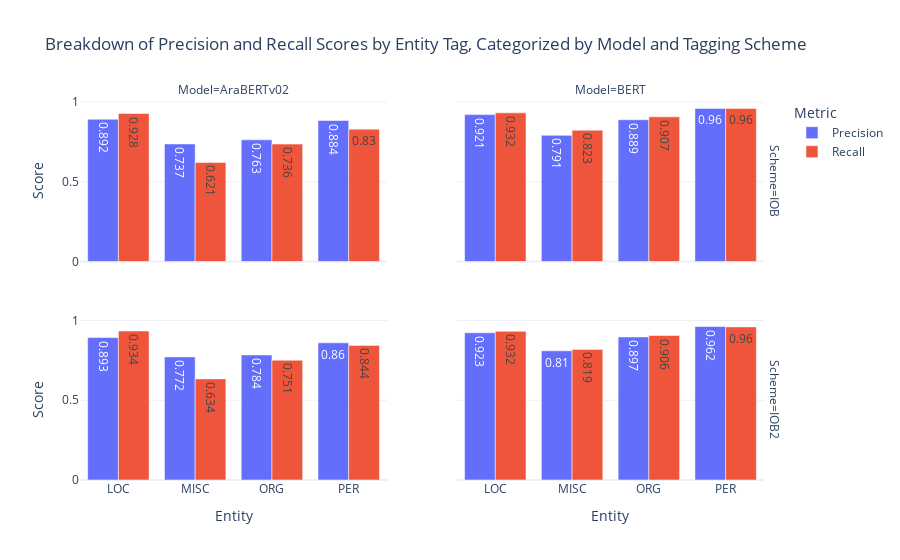

Notebook code cell kept with this figure:
### Code cell
# Confusion matrix heatmap example
report_bar = ReportBarChart(dash_data, mappings)
report_bar.visualize()

### Figure 1 — Plotly figure (JSON) as saved in the notebook; plotly's stock layout.template omitted (floating-point values rounded to 4 significant figures)
{"data": [{"alignmentgroup": "True", "hovertemplate": "Metric=Precision<br>Scheme=IOB<br>Model=AraBERTv02<br>Entity=%{x}<br>Score=%{text}<extra></extra>", "legendgroup": "Precision", "marker": {"color": "#636efa", "pattern": {"shape": ""}}, "name": "Precision", "offsetgroup": "Precision", "orientation": "v", "showlegend": true, "text": [0.892, 0.737, 0.763, 0.884], "textposition": "auto", "type": "bar", "x": ["LOC", "MISC", "ORG", "PER"], "xaxis": "x3", "y": [0.892, 0.737, 0.763, 0.884], "yaxis": "y3"}, {"alignmentgroup": "True", "hovertemplate": "Metric=Precision<br>Scheme=IOB<br>Model=BERT<br>Entity=%{x}<br>Score=%{text}<extra></extra>", "legendgroup": "Precision", "marker": {"color": "#636efa", "pattern": {"shape": ""}}, "name": "Precision", "offsetgroup": "Precision", "orientation": "v", "showlegend": false, "text": [0.921, 0.791, 0.889, 0.96], "textposition": "auto", "type": "bar", "x": ["LOC", "MISC", "ORG", "PER"], "xaxis": "x4", "y": [0.921, 0.791, 0.889, 0.96], "yaxis": "y4"}, {"alignmentgroup": "True", "hovertemplate": "Metric=Precision<br>Scheme=IOB2<br>Model=AraBERTv02<br>Entity=%{x}<br>Score=%{text}<extra></extra>", "legendgroup": "Precision", "marker": {"color": "#636efa", "pattern": {"shape": ""}}, "name": "Precision", "offsetgroup": "Precision", "orientation": "v", "showlegend": false, "text": [0.893, 0.772, 0.784, 0.86], "textposition": "auto", "type": "bar", "x": ["LOC", "MISC", "ORG", "PER"], "xaxis": "x", "y": [0.893, 0.772, 0.784, 0.86], "yaxis": "y"}, {"alignmentgroup": "True", "hovertemplate": "Metric=Precision<br>Scheme=IOB2<br>Model=BERT<br>Entity=%{x}<br>Score=%{text}<extra></extra>", "legendgroup": "Precision", "marker": {"color": "#636efa", "pattern": {"shape": ""}}, "name": "Precision", "offsetgroup": "Precision", "orientation": "v", "showlegend": false, "text": [0.923, 0.81, 0.897, 0.962], "textposition": "auto", "type": "bar", "x": ["LOC", "MISC", "ORG", "PER"], "xaxis": "x2", "y": [0.923, 0.81, 0.897, 0.962], "yaxis": "y2"}, {"alignmentgroup": "True", "hovertemplate": "Metric=Recall<br>Scheme=IOB<br>Model=AraBERTv02<br>Entity=%{x}<br>Score=%{text}<extra></extra>", "legendgroup": "Recall", "marker": {"color": "#EF553B", "pattern": {"shape": ""}}, "name": "Recall", "offsetgroup": "Recall", "orientation": "v", "showlegend": true, "text": [0.928, 0.621, 0.736, 0.83], "textposition": "auto", "type": "bar", "x": ["LOC", "MISC", "ORG", "PER"], "xaxis": "x3", "y": [0.928, 0.621, 0.736, 0.83], "yaxis": "y3"}, {"alignmentgroup": "True", "hovertemplate": "Metric=Recall<br>Scheme=IOB<br>Model=BERT<br>Entity=%{x}<br>Score=%{text}<extra></extra>", "legendgroup": "Recall", "marker": {"color": "#EF553B", "pattern": {"shape": ""}}, "name": "Recall", "offsetgroup": "Recall", "orientation": "v", "showlegend": false, "text": [0.932, 0.823, 0.907, 0.96], "textposition": "auto", "type": "bar", "x": ["LOC", "MISC", "ORG", "PER"], "xaxis": "x4", "y": [0.932, 0.823, 0.907, 0.96], "yaxis": "y4"}, {"alignmentgroup": "True", "hovertemplate": "Metric=Recall<br>Scheme=IOB2<br>Model=AraBERTv02<br>Entity=%{x}<br>Score=%{text}<extra></extra>", "legendgroup": "Recall", "marker": {"color": "#EF553B", "pattern": {"shape": ""}}, "name": "Recall", "offsetgroup": "Recall", "orientation": "v", "showlegend": false, "text": [0.934, 0.634, 0.751, 0.844], "textposition": "auto", "type": "bar", "x": ["LOC", "MISC", "ORG", "PER"], "xaxis": "x", "y": [0.934, 0.634, 0.751, 0.844], "yaxis": "y"}, {"alignmentgroup": "True", "hovertemplate": "Metric=Recall<br>Scheme=IOB2<br>Model=BERT<br>Entity=%{x}<br>Score=%{text}<extra></extra>", "legendgroup": "Recall", "marker": {"color": "#EF553B", "pattern": {"shape": ""}}, "name": "Recall", "offsetgroup": "Recall", "orientation": "v", "showlegend": false, "text": [0.932, 0.819, 0.906, 0.96], "textposition": "auto", "type": "bar", "x": ["LOC", "MISC", "ORG", "PER"], "xaxis": "x2", "y": [0.932, 0.819, 0.906, 0.96], "yaxis": "y2"}], "layout": {"annotations": [{"font": {}, "showarrow": false, "text": "Model=AraBERTv02", "x": 0.22, "xanchor": "center", "xref": "paper", "y": 1, "yanchor": "bottom", "yref": "paper"}, {"font": {}, "showarrow": false, "text": "Model=BERT", "x": 0.76, "xanchor": "center", "xref": "paper", "y": 1, "yanchor": "bottom", "yref": "paper"}, {"font": {}, "showarrow": false, "text": "Scheme=IOB2", "textangle": 90, "x": 0.98, "xanchor": "left", "xref": "paper", "y": 0.2125, "yanchor": "middle", "yref": "paper"}, {"font": {}, "showarrow": false, "text": "Scheme=IOB", "textangle": 90, "x": 0.98, "xanchor": "left", "xref": "paper", "y": 0.7875, "yanchor": "middle", "yref": "paper"}], "barmode": "group", "legend": {"title": {"text": "Metric"}, "tracegroupgap": 0}, "title": {"text": "Breakdown of Precision and Recall Scores by Entity Tag, Categorized by Model and Tagging Scheme"}, "xaxis": {"anchor": "y", "domain": [0, 0.44], "title": {"text": "Entity"}}, "xaxis2": {"anchor": "y2", "domain": [0.54, 0.98], "matches": "x", "title": {"text": "Entity"}}, "xaxis3": {"anchor": "y3", "domain": [0, 0.44], "matches": "x", "showticklabels": false}, "xaxis4": {"anchor": "y4", "domain": [0.54, 0.98], "matches": "x", "showticklabels": false}, "yaxis": {"anchor": "x", "domain": [0, 0.425], "title": {"text": "Score"}}, "yaxis2": {"anchor": "x2", "domain": [0, 0.425], "matches": "y", "showticklabels": false}, "yaxis3": {"anchor": "x3", "domain": [0.575, 1], "matches": "y", "title": {"text": "Score"}}, "yaxis4": {"anchor": "x4", "domain": [0.575, 1], "matches": "y", "showticklabels": false}}}
